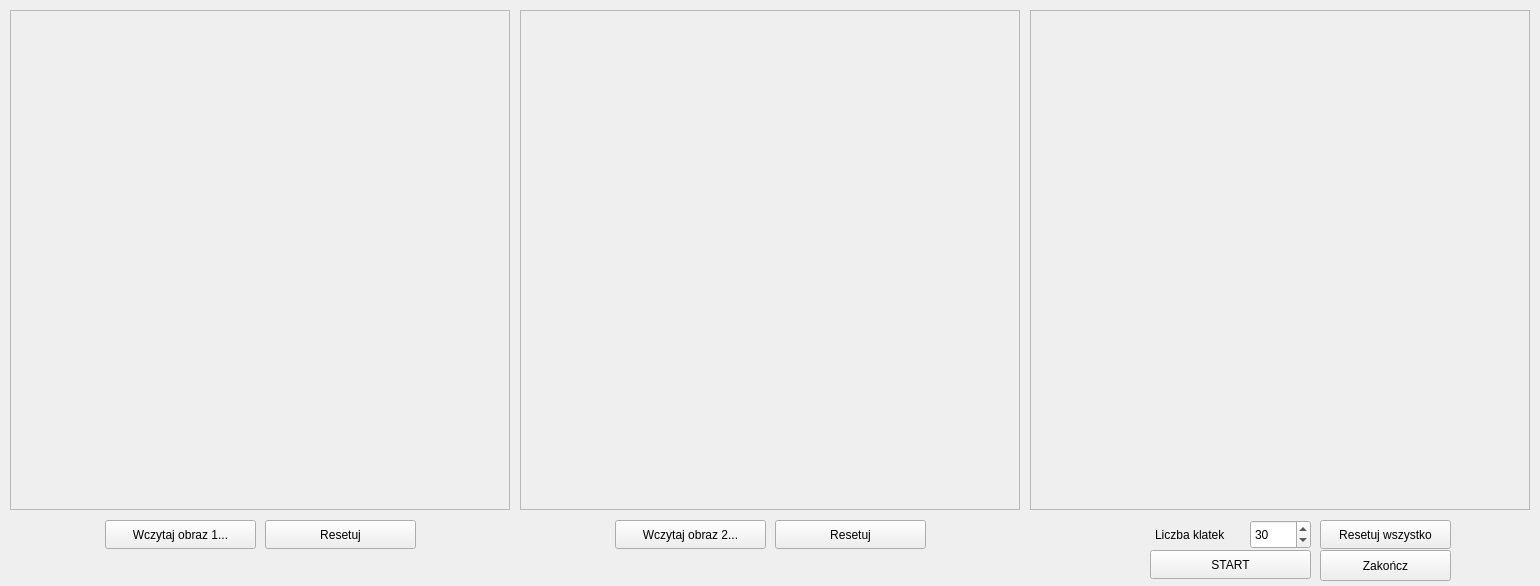
<?xml version="1.0" encoding="UTF-8"?>
<ui version="4.0">
 <class>MainWindow</class>
 <widget class="QMainWindow" name="MainWindow">
  <property name="geometry">
   <rect>
    <x>0</x>
    <y>0</y>
    <width>1540</width>
    <height>586</height>
   </rect>
  </property>
  <property name="windowTitle">
   <string>PGK - Zadanie #12: Morphing</string>
  </property>
  <widget class="QWidget" name="centralwidget">
   <widget class="QFrame" name="frameLeft">
    <property name="geometry">
     <rect>
      <x>10</x>
      <y>10</y>
      <width>500</width>
      <height>500</height>
     </rect>
    </property>
    <property name="frameShape">
     <enum>QFrame::StyledPanel</enum>
    </property>
    <property name="frameShadow">
     <enum>QFrame::Raised</enum>
    </property>
   </widget>
   <widget class="QFrame" name="frameRight">
    <property name="geometry">
     <rect>
      <x>520</x>
      <y>10</y>
      <width>500</width>
      <height>500</height>
     </rect>
    </property>
    <property name="frameShape">
     <enum>QFrame::StyledPanel</enum>
    </property>
    <property name="frameShadow">
     <enum>QFrame::Raised</enum>
    </property>
   </widget>
   <widget class="QPushButton" name="resetButton">
    <property name="geometry">
     <rect>
      <x>1320</x>
      <y>520</y>
      <width>131</width>
      <height>29</height>
     </rect>
    </property>
    <property name="text">
     <string>Resetuj wszystko</string>
    </property>
   </widget>
   <widget class="QPushButton" name="exitButton">
    <property name="geometry">
     <rect>
      <x>1320</x>
      <y>550</y>
      <width>131</width>
      <height>31</height>
     </rect>
    </property>
    <property name="text">
     <string>Zakończ</string>
    </property>
   </widget>
   <widget class="QFrame" name="frameResult">
    <property name="geometry">
     <rect>
      <x>1030</x>
      <y>10</y>
      <width>500</width>
      <height>500</height>
     </rect>
    </property>
    <property name="frameShape">
     <enum>QFrame::StyledPanel</enum>
    </property>
    <property name="frameShadow">
     <enum>QFrame::Raised</enum>
    </property>
   </widget>
   <widget class="QPushButton" name="imgLeftButton">
    <property name="geometry">
     <rect>
      <x>105</x>
      <y>520</y>
      <width>151</width>
      <height>29</height>
     </rect>
    </property>
    <property name="text">
     <string>Wczytaj obraz 1...</string>
    </property>
   </widget>
   <widget class="QPushButton" name="imgRightButton">
    <property name="geometry">
     <rect>
      <x>615</x>
      <y>520</y>
      <width>151</width>
      <height>29</height>
     </rect>
    </property>
    <property name="text">
     <string>Wczytaj obraz 2...</string>
    </property>
   </widget>
   <widget class="QPushButton" name="startButton">
    <property name="geometry">
     <rect>
      <x>1150</x>
      <y>550</y>
      <width>161</width>
      <height>29</height>
     </rect>
    </property>
    <property name="text">
     <string>START</string>
    </property>
   </widget>
   <widget class="QSpinBox" name="framesSpinBox">
    <property name="geometry">
     <rect>
      <x>1250</x>
      <y>520</y>
      <width>61</width>
      <height>29</height>
     </rect>
    </property>
    <property name="suffix">
     <string/>
    </property>
    <property name="minimum">
     <number>1</number>
    </property>
    <property name="maximum">
     <number>200</number>
    </property>
    <property name="value">
     <number>30</number>
    </property>
   </widget>
   <widget class="QLabel" name="label">
    <property name="geometry">
     <rect>
      <x>1155</x>
      <y>525</y>
      <width>91</width>
      <height>20</height>
     </rect>
    </property>
    <property name="text">
     <string>Liczba klatek</string>
    </property>
   </widget>
   <widget class="QPushButton" name="resetLButton">
    <property name="geometry">
     <rect>
      <x>265</x>
      <y>520</y>
      <width>151</width>
      <height>29</height>
     </rect>
    </property>
    <property name="text">
     <string>Resetuj</string>
    </property>
   </widget>
   <widget class="QPushButton" name="resetRButton">
    <property name="geometry">
     <rect>
      <x>775</x>
      <y>520</y>
      <width>151</width>
      <height>29</height>
     </rect>
    </property>
    <property name="text">
     <string>Resetuj</string>
    </property>
   </widget>
  </widget>
 </widget>
 <resources/>
 <connections/>
</ui>
